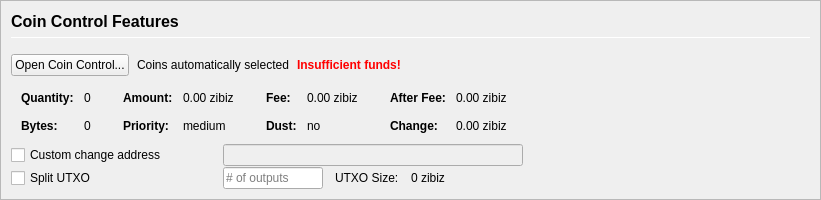
         <widget class="QFrame" name="frameCoinControl">
          <property name="sizePolicy">
           <sizepolicy hsizetype="Expanding" vsizetype="Expanding">
            <horstretch>0</horstretch>
            <verstretch>0</verstretch>
           </sizepolicy>
          </property>
          <property name="maximumSize">
           <size>
            <width>16777215</width>
            <height>16777215</height>
           </size>
          </property>
          <property name="frameShape">
           <enum>QFrame::StyledPanel</enum>
          </property>
          <property name="frameShadow">
           <enum>QFrame::Sunken</enum>
          </property>
          <layout class="QVBoxLayout" name="verticalLayoutCoinControl2">
           <property name="spacing">
            <number>0</number>
           </property>
           <property name="leftMargin">
            <number>0</number>
           </property>
           <property name="topMargin">
            <number>0</number>
           </property>
           <property name="rightMargin">
            <number>0</number>
           </property>
           <property name="bottomMargin">
            <number>0</number>
           </property>
           <item>
            <widget class="QFrame" name="frameCoinControl_BG">
             <layout class="QVBoxLayout" name="verticalLayoutCoinControl" stretch="0,0,0,0,0,0">
              <property name="spacing">
               <number>1</number>
              </property>
              <property name="leftMargin">
               <number>10</number>
              </property>
              <property name="topMargin">
               <number>10</number>
              </property>
              <item>
               <layout class="QHBoxLayout" name="horizontalLayoutCoinControl1">
                <property name="bottomMargin">
                 <number>15</number>
                </property>
                <item>
                 <layout class="QVBoxLayout" name="verticalLayout_3">
                  <property name="spacing">
                   <number>6</number>
                  </property>
                  <item>
                   <widget class="QLabel" name="labelCoinControlFeatures">
                    <property name="sizePolicy">
                     <sizepolicy hsizetype="Preferred" vsizetype="Maximum">
                      <horstretch>0</horstretch>
                      <verstretch>0</verstretch>
                     </sizepolicy>
                    </property>
                    <property name="minimumSize">
                     <size>
                      <width>0</width>
                      <height>20</height>
                     </size>
                    </property>
                    <property name="font">
                     <font>
                      <pointsize>12</pointsize>
                      <weight>75</weight>
                      <bold>true</bold>
                     </font>
                    </property>
                    <property name="styleSheet">
                     <string notr="true">font-weight:bold;</string>
                    </property>
                    <property name="text">
                     <string>Coin Control Features</string>
                    </property>
                   </widget>
                  </item>
                  <item>
                   <widget class="Line" name="line">
                    <property name="minimumSize">
                     <size>
                      <width>0</width>
                      <height>1</height>
                     </size>
                    </property>
                    <property name="maximumSize">
                     <size>
                      <width>16777215</width>
                      <height>1</height>
                     </size>
                    </property>
                    <property name="orientation">
                     <enum>Qt::Horizontal</enum>
                    </property>
                   </widget>
                  </item>
                 </layout>
                </item>
               </layout>
              </item>
              <item>
               <layout class="QHBoxLayout" name="horizontalLayoutCoinControl2" stretch="0,0,0,0">
                <property name="spacing">
                 <number>8</number>
                </property>
                <property name="bottomMargin">
                 <number>10</number>
                </property>
                <item>
                 <widget class="QPushButton" name="pushButtonCoinControl">
                  <property name="styleSheet">
                   <string notr="true"/>
                  </property>
                  <property name="text">
                   <string>Open Coin Control...</string>
                  </property>
                  <property name="autoDefault">
                   <bool>false</bool>
                  </property>
                 </widget>
                </item>
                <item>
                 <widget class="QLabel" name="labelCoinControlAutomaticallySelected">
                  <property name="text">
                   <string>Coins automatically selected</string>
                  </property>
                  <property name="margin">
                   <number>5</number>
                  </property>
                 </widget>
                </item>
                <item>
                 <widget class="QLabel" name="labelCoinControlInsuffFunds">
                  <property name="font">
                   <font>
                    <weight>75</weight>
                    <bold>true</bold>
                   </font>
                  </property>
                  <property name="styleSheet">
                   <string notr="true">color:red;font-weight:bold;</string>
                  </property>
                  <property name="text">
                   <string>Insufficient funds!</string>
                  </property>
                  <property name="margin">
                   <number>5</number>
                  </property>
                 </widget>
                </item>
                <item>
                 <spacer name="horizontalSpacerCoinControl">
                  <property name="orientation">
                   <enum>Qt::Horizontal</enum>
                  </property>
                  <property name="sizeHint" stdset="0">
                   <size>
                    <width>40</width>
                    <height>1</height>
                   </size>
                  </property>
                 </spacer>
                </item>
               </layout>
              </item>
              <item>
               <widget class="QWidget" name="widgetCoinControl" native="true">
                <property name="sizePolicy">
                 <sizepolicy hsizetype="Preferred" vsizetype="Preferred">
                  <horstretch>0</horstretch>
                  <verstretch>0</verstretch>
                 </sizepolicy>
                </property>
                <property name="minimumSize">
                 <size>
                  <width>0</width>
                  <height>0</height>
                 </size>
                </property>
                <property name="styleSheet">
                 <string notr="true"/>
                </property>
                <layout class="QHBoxLayout" name="horizontalLayoutCoinControl5">
                 <property name="leftMargin">
                  <number>0</number>
                 </property>
                 <property name="topMargin">
                  <number>0</number>
                 </property>
                 <property name="rightMargin">
                  <number>0</number>
                 </property>
                 <property name="bottomMargin">
                  <number>0</number>
                 </property>
                 <item>
                  <layout class="QHBoxLayout" name="horizontalLayoutCoinControl3" stretch="0,0,0,1">
                   <property name="spacing">
                    <number>20</number>
                   </property>
                   <property name="topMargin">
                    <number>0</number>
                   </property>
                   <property name="bottomMargin">
                    <number>10</number>
                   </property>
                   <item>
                    <layout class="QFormLayout" name="formLayoutCoinControl1">
                     <property name="horizontalSpacing">
                      <number>10</number>
                     </property>
                     <property name="verticalSpacing">
                      <number>14</number>
                     </property>
                     <property name="leftMargin">
                      <number>10</number>
                     </property>
                     <property name="topMargin">
                      <number>4</number>
                     </property>
                     <property name="rightMargin">
                      <number>6</number>
                     </property>
                     <item row="0" column="0">
                      <widget class="QLabel" name="labelCoinControlQuantityText">
                       <property name="font">
                        <font>
                         <weight>75</weight>
                         <bold>true</bold>
                        </font>
                       </property>
                       <property name="text">
                        <string>Quantity:</string>
                       </property>
                       <property name="margin">
                        <number>0</number>
                       </property>
                      </widget>
                     </item>
                     <item row="0" column="1">
                      <widget class="QLabel" name="labelCoinControlQuantity">
                       <property name="cursor">
                        <cursorShape>IBeamCursor</cursorShape>
                       </property>
                       <property name="contextMenuPolicy">
                        <enum>Qt::ActionsContextMenu</enum>
                       </property>
                       <property name="text">
                        <string notr="true">0</string>
                       </property>
                       <property name="margin">
                        <number>0</number>
                       </property>
                       <property name="textInteractionFlags">
                        <set>Qt::LinksAccessibleByMouse|Qt::TextSelectableByKeyboard|Qt::TextSelectableByMouse</set>
                       </property>
                      </widget>
                     </item>
                     <item row="1" column="0">
                      <widget class="QLabel" name="labelCoinControlBytesText">
                       <property name="font">
                        <font>
                         <weight>75</weight>
                         <bold>true</bold>
                        </font>
                       </property>
                       <property name="text">
                        <string>Bytes:</string>
                       </property>
                      </widget>
                     </item>
                     <item row="1" column="1">
                      <widget class="QLabel" name="labelCoinControlBytes">
                       <property name="cursor">
                        <cursorShape>IBeamCursor</cursorShape>
                       </property>
                       <property name="contextMenuPolicy">
                        <enum>Qt::ActionsContextMenu</enum>
                       </property>
                       <property name="text">
                        <string notr="true">0</string>
                       </property>
                       <property name="textInteractionFlags">
                        <set>Qt::LinksAccessibleByMouse|Qt::TextSelectableByKeyboard|Qt::TextSelectableByMouse</set>
                       </property>
                      </widget>
                     </item>
                    </layout>
                   </item>
                   <item>
                    <layout class="QFormLayout" name="formLayoutCoinControl2">
                     <property name="horizontalSpacing">
                      <number>10</number>
                     </property>
                     <property name="verticalSpacing">
                      <number>14</number>
                     </property>
                     <property name="leftMargin">
                      <number>6</number>
                     </property>
                     <property name="topMargin">
                      <number>4</number>
                     </property>
                     <property name="rightMargin">
                      <number>6</number>
                     </property>
                     <item row="0" column="0">
                      <widget class="QLabel" name="labelCoinControlAmountText">
                       <property name="font">
                        <font>
                         <weight>75</weight>
                         <bold>true</bold>
                        </font>
                       </property>
                       <property name="text">
                        <string>Amount:</string>
                       </property>
                       <property name="margin">
                        <number>0</number>
                       </property>
                      </widget>
                     </item>
                     <item row="0" column="1">
                      <widget class="QLabel" name="labelCoinControlAmount">
                       <property name="cursor">
                        <cursorShape>IBeamCursor</cursorShape>
                       </property>
                       <property name="contextMenuPolicy">
                        <enum>Qt::ActionsContextMenu</enum>
                       </property>
                       <property name="text">
                        <string notr="true">0.00 zibiz</string>
                       </property>
                       <property name="textInteractionFlags">
                        <set>Qt::LinksAccessibleByMouse|Qt::TextSelectableByKeyboard|Qt::TextSelectableByMouse</set>
                       </property>
                      </widget>
                     </item>
                     <item row="1" column="0">
                      <widget class="QLabel" name="labelCoinControlPriorityText">
                       <property name="font">
                        <font>
                         <weight>75</weight>
                         <bold>true</bold>
                        </font>
                       </property>
                       <property name="text">
                        <string>Priority:</string>
                       </property>
                      </widget>
                     </item>
                     <item row="1" column="1">
                      <widget class="QLabel" name="labelCoinControlPriority">
                       <property name="cursor">
                        <cursorShape>IBeamCursor</cursorShape>
                       </property>
                       <property name="contextMenuPolicy">
                        <enum>Qt::ActionsContextMenu</enum>
                       </property>
                       <property name="text">
                        <string>medium</string>
                       </property>
                       <property name="textInteractionFlags">
                        <set>Qt::LinksAccessibleByMouse|Qt::TextSelectableByKeyboard|Qt::TextSelectableByMouse</set>
                       </property>
                      </widget>
                     </item>
                    </layout>
                   </item>
                   <item>
                    <layout class="QFormLayout" name="formLayoutCoinControl3">
                     <property name="horizontalSpacing">
                      <number>10</number>
                     </property>
                     <property name="verticalSpacing">
                      <number>14</number>
                     </property>
                     <property name="leftMargin">
                      <number>6</number>
                     </property>
                     <property name="topMargin">
                      <number>4</number>
                     </property>
                     <property name="rightMargin">
                      <number>6</number>
                     </property>
                     <item row="0" column="0">
                      <widget class="QLabel" name="labelCoinControlFeeText">
                       <property name="font">
                        <font>
                         <weight>75</weight>
                         <bold>true</bold>
                        </font>
                       </property>
                       <property name="text">
                        <string>Fee:</string>
                       </property>
                       <property name="margin">
                        <number>0</number>
                       </property>
                      </widget>
                     </item>
                     <item row="0" column="1">
                      <widget class="QLabel" name="labelCoinControlFee">
                       <property name="cursor">
                        <cursorShape>IBeamCursor</cursorShape>
                       </property>
                       <property name="contextMenuPolicy">
                        <enum>Qt::ActionsContextMenu</enum>
                       </property>
                       <property name="text">
                        <string notr="true">0.00 zibiz</string>
                       </property>
                       <property name="textInteractionFlags">
                        <set>Qt::LinksAccessibleByMouse|Qt::TextSelectableByKeyboard|Qt::TextSelectableByMouse</set>
                       </property>
                      </widget>
                     </item>
                     <item row="1" column="0">
                      <widget class="QLabel" name="labelCoinControlLowOutputText">
                       <property name="font">
                        <font>
                         <weight>75</weight>
                         <bold>true</bold>
                        </font>
                       </property>
                       <property name="text">
                        <string>Dust:</string>
                       </property>
                      </widget>
                     </item>
                     <item row="1" column="1">
                      <widget class="QLabel" name="labelCoinControlLowOutput">
                       <property name="cursor">
                        <cursorShape>IBeamCursor</cursorShape>
                       </property>
                       <property name="contextMenuPolicy">
                        <enum>Qt::ActionsContextMenu</enum>
                       </property>
                       <property name="text">
                        <string>no</string>
                       </property>
                       <property name="textInteractionFlags">
                        <set>Qt::LinksAccessibleByMouse|Qt::TextSelectableByKeyboard|Qt::TextSelectableByMouse</set>
                       </property>
                      </widget>
                     </item>
                    </layout>
                   </item>
                   <item>
                    <layout class="QFormLayout" name="formLayoutCoinControl4">
                     <property name="horizontalSpacing">
                      <number>10</number>
                     </property>
                     <property name="verticalSpacing">
                      <number>14</number>
                     </property>
                     <property name="leftMargin">
                      <number>6</number>
                     </property>
                     <property name="topMargin">
                      <number>4</number>
                     </property>
                     <property name="rightMargin">
                      <number>6</number>
                     </property>
                     <item row="0" column="0">
                      <widget class="QLabel" name="labelCoinControlAfterFeeText">
                       <property name="font">
                        <font>
                         <weight>75</weight>
                         <bold>true</bold>
                        </font>
                       </property>
                       <property name="text">
                        <string>After Fee:</string>
                       </property>
                       <property name="margin">
                        <number>0</number>
                       </property>
                      </widget>
                     </item>
                     <item row="0" column="1">
                      <widget class="QLabel" name="labelCoinControlAfterFee">
                       <property name="cursor">
                        <cursorShape>IBeamCursor</cursorShape>
                       </property>
                       <property name="contextMenuPolicy">
                        <enum>Qt::ActionsContextMenu</enum>
                       </property>
                       <property name="text">
                        <string notr="true">0.00 zibiz</string>
                       </property>
                       <property name="textInteractionFlags">
                        <set>Qt::LinksAccessibleByMouse|Qt::TextSelectableByKeyboard|Qt::TextSelectableByMouse</set>
                       </property>
                      </widget>
                     </item>
                     <item row="1" column="0">
                      <widget class="QLabel" name="labelCoinControlChangeText">
                       <property name="font">
                        <font>
                         <weight>75</weight>
                         <bold>true</bold>
                        </font>
                       </property>
                       <property name="text">
                        <string>Change:</string>
                       </property>
                      </widget>
                     </item>
                     <item row="1" column="1">
                      <widget class="QLabel" name="labelCoinControlChange">
                       <property name="cursor">
                        <cursorShape>IBeamCursor</cursorShape>
                       </property>
                       <property name="contextMenuPolicy">
                        <enum>Qt::ActionsContextMenu</enum>
                       </property>
                       <property name="text">
                        <string notr="true">0.00 zibiz</string>
                       </property>
                       <property name="textInteractionFlags">
                        <set>Qt::LinksAccessibleByMouse|Qt::TextSelectableByKeyboard|Qt::TextSelectableByMouse</set>
                       </property>
                      </widget>
                     </item>
                    </layout>
                   </item>
                  </layout>
                 </item>
                </layout>
               </widget>
              </item>
              <item>
               <layout class="QHBoxLayout" name="horizontalLayoutCoinControl4">
                <property name="spacing">
                 <number>12</number>
                </property>
                <property name="sizeConstraint">
                 <enum>QLayout::SetDefaultConstraint</enum>
                </property>
                <property name="topMargin">
                 <number>0</number>
                </property>
                <property name="rightMargin">
                 <number>0</number>
                </property>
                <item>
                 <widget class="QCheckBox" name="checkBoxCoinControlChange">
                  <property name="sizePolicy">
                   <sizepolicy hsizetype="Preferred" vsizetype="Preferred">
                    <horstretch>0</horstretch>
                    <verstretch>0</verstretch>
                   </sizepolicy>
                  </property>
                  <property name="minimumSize">
                   <size>
                    <width>200</width>
                    <height>0</height>
                   </size>
                  </property>
                  <property name="maximumSize">
                   <size>
                    <width>200</width>
                    <height>16777215</height>
                   </size>
                  </property>
                  <property name="toolTip">
                   <string>If this is activated, but the change address is empty or invalid, change will be sent to a newly generated address.</string>
                  </property>
                  <property name="text">
                   <string>Custom change address</string>
                  </property>
                 </widget>
                </item>
                <item>
                 <widget class="QValidatedLineEdit" name="lineEditCoinControlChange">
                  <property name="enabled">
                   <bool>false</bool>
                  </property>
                  <property name="sizePolicy">
                   <sizepolicy hsizetype="Preferred" vsizetype="Preferred">
                    <horstretch>0</horstretch>
                    <verstretch>0</verstretch>
                   </sizepolicy>
                  </property>
                  <property name="minimumSize">
                   <size>
                    <width>300</width>
                    <height>0</height>
                   </size>
                  </property>
                 </widget>
                </item>
                <item>
                 <widget class="QLabel" name="labelCoinControlChangeLabel">
                  <property name="sizePolicy">
                   <sizepolicy hsizetype="Preferred" vsizetype="Preferred">
                    <horstretch>0</horstretch>
                    <verstretch>0</verstretch>
                   </sizepolicy>
                  </property>
                  <property name="minimumSize">
                   <size>
                    <width>100</width>
                    <height>0</height>
                   </size>
                  </property>
                  <property name="text">
                   <string/>
                  </property>
                  <property name="margin">
                   <number>3</number>
                  </property>
                 </widget>
                </item>
               </layout>
              </item>
              <item>
               <layout class="QHBoxLayout" name="horizontalLayoutCoinControl6">
                <property name="spacing">
                 <number>12</number>
                </property>
                <property name="rightMargin">
                 <number>0</number>
                </property>
                <item>
                 <widget class="QCheckBox" name="splitBlockCheckBox">
                  <property name="sizePolicy">
                   <sizepolicy hsizetype="Preferred" vsizetype="Preferred">
                    <horstretch>0</horstretch>
                    <verstretch>0</verstretch>
                   </sizepolicy>
                  </property>
                  <property name="minimumSize">
                   <size>
                    <width>200</width>
                    <height>0</height>
                   </size>
                  </property>
                  <property name="maximumSize">
                   <size>
                    <width>200</width>
                    <height>16777215</height>
                   </size>
                  </property>
                  <property name="text">
                   <string>Split UTXO</string>
                  </property>
                 </widget>
                </item>
                <item>
                 <widget class="QLineEdit" name="splitBlockLineEdit">
                  <property name="sizePolicy">
                   <sizepolicy hsizetype="Preferred" vsizetype="Preferred">
                    <horstretch>50</horstretch>
                    <verstretch>0</verstretch>
                   </sizepolicy>
                  </property>
                  <property name="minimumSize">
                   <size>
                    <width>100</width>
                    <height>0</height>
                   </size>
                  </property>
                  <property name="maximumSize">
                   <size>
                    <width>100</width>
                    <height>16777215</height>
                   </size>
                  </property>
                  <property name="placeholderText">
                   <string># of outputs</string>
                  </property>
                 </widget>
                </item>
                <item>
                 <widget class="QLabel" name="labelBlockSizeText">
                  <property name="text">
                   <string>UTXO Size:</string>
                  </property>
                 </widget>
                </item>
                <item>
                 <widget class="QLabel" name="labelBlockSize">
                  <property name="text">
                   <string>0 zibiz</string>
                  </property>
                 </widget>
                </item>
                <item>
                 <spacer name="horizontalSpacer_7">
                  <property name="orientation">
                   <enum>Qt::Horizontal</enum>
                  </property>
                  <property name="sizeHint" stdset="0">
                   <size>
                    <width>40</width>
                    <height>20</height>
                   </size>
                  </property>
                 </spacer>
                </item>
               </layout>
              </item>
              <item>
               <spacer name="verticalSpacerCoinControl">
                <property name="orientation">
                 <enum>Qt::Vertical</enum>
                </property>
                <property name="sizeHint" stdset="0">
                 <size>
                  <width>800</width>
                  <height>1</height>
                 </size>
                </property>
               </spacer>
              </item>
             </layout>
            </widget>
           </item>
          </layout>
         </widget>
